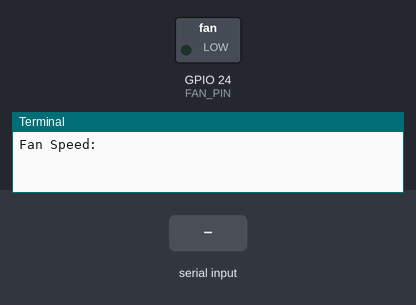
This program was run on a simulated Raspberry Pi (BCM pin numbers). Parts: switched loads named in the program (green lamp = pin HIGH), the last lines printed to the terminal. The test bench sets the inputs (shaded band).

Above: at 1.2 s.
1.3 s: "5" typed at the terminal, then Enter
At 2.5 s:
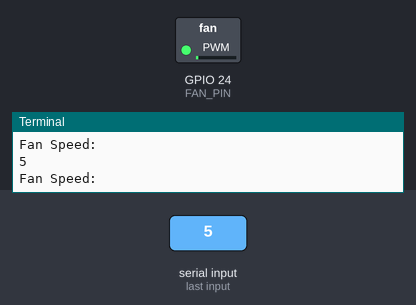
2.8 s: "90" typed at the terminal, then Enter
At 3.7 s:
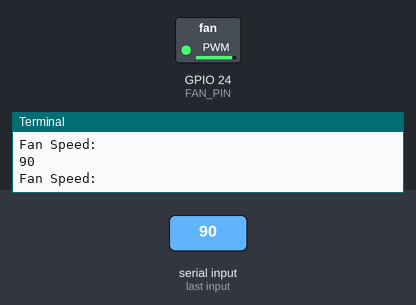
Timing chart, 0 to 5.8 s (numbered marks = the images above; inputs shaded):
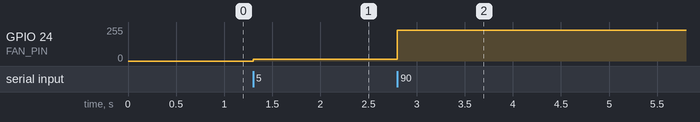

Measured:
- after the input at 1.3 s, GPIO 24 (FAN_PIN): 0/255 → 13/255 at once
- after the input at 2.8 s, GPIO 24 (FAN_PIN): 13/255 → 230/255 at once

The program:

fan-calibration.py
```python
#!/usr/bin/python
# -*- coding: utf-8 -*-

import RPi.GPIO as GPIO
import time
import sys
#import os

FAN_PIN = 24
WAIT_TIME = 1
PWM_FREQ = 25

GPIO.setmode(GPIO.BCM)
GPIO.setup(FAN_PIN, GPIO.OUT, initial=GPIO.LOW)

fan=GPIO.PWM(FAN_PIN,PWM_FREQ)
fan.start(0);
i = 0

hyst = 1
tempSteps = [50, 70]
speedSteps = [0, 100]
cpuTempOld=0

try:
    while 1:
        fanSpeed=float(input("Fan Speed: "))
        fan.ChangeDutyCycle(fanSpeed)


except(KeyboardInterrupt):
    print("Fan ctrl interrupted by keyboard")
    GPIO.cleanup()
    sys.exit()
```
